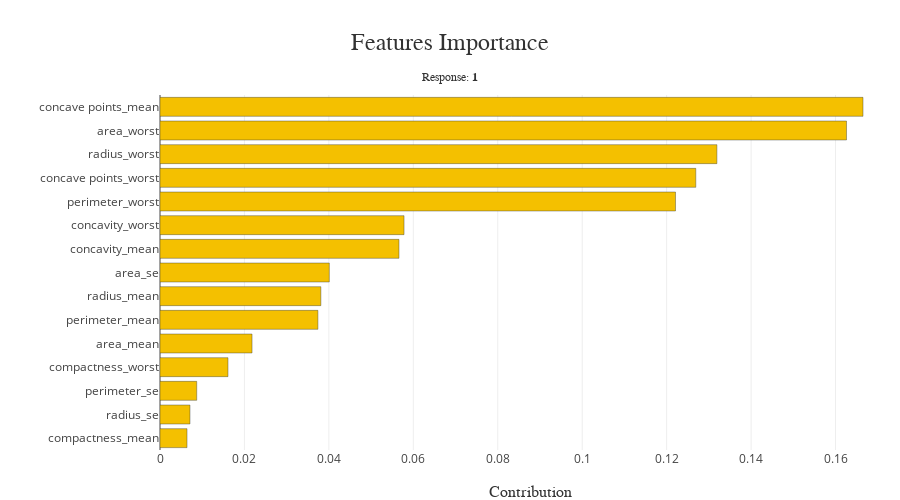

The notebook cell this image was saved under:
### Code cell
xpl.plot.features_importance()

### Figure 1 — Plotly figure (JSON) as saved in the notebook; plotly's stock layout.template omitted (floating-point values rounded to 4 significant figures)
{"data": [{"marker": {"color": ["rgba(244, 192, 0, 1.0)", "rgba(244, 192, 0, 1.0)", "rgba(244, 192, 0, 1.0)", "rgba(244, 192, 0, 1.0)", "rgba(244, 192, 0, 1.0)", "rgba(244, 192, 0, 1.0)", "rgba(244, 192, 0, 1.0)", "rgba(244, 192, 0, 1.0)", "rgba(244, 192, 0, 1.0)", "rgba(244, 192, 0, 1.0)", "rgba(244, 192, 0, 1.0)", "rgba(244, 192, 0, 1.0)", "rgba(244, 192, 0, 1.0)", "rgba(244, 192, 0, 1.0)", "rgba(244, 192, 0, 1.0)"], "line": {"color": "rgba(52, 55, 54, 0.8)", "width": 0.5}}, "name": "Global", "orientation": "h", "type": "bar", "x": [0.0064, 0.0071, 0.0087, 0.0161, 0.0218, 0.0374, 0.0381, 0.0401, 0.0566, 0.0578, 0.1221, 0.1269, 0.1319, 0.1626, 0.1665], "y": ["compactness_mean", "radius_se", "perimeter_se", "compactness_worst", "area_mean", "perimeter_mean", "radius_mean", "area_se", "concavity_mean", "concavity_worst", "perimeter_worst", "concave points_worst", "radius_worst", "area_worst", "concave points_mean"]}], "layout": {"autosize": false, "barmode": "group", "height": 500, "hovermode": "closest", "margin": {"b": 50, "l": 160, "r": 0, "t": 95}, "title": {"font": {"color": "rgb(50, 50, 50)", "family": "Arial", "size": 24}, "text": "Features Importance<span style='font-size: 12px;'><br />Response: <b>1</b></span>", "x": 0.5, "xanchor": "center", "y": 0.9, "yanchor": "middle"}, "width": 900, "xaxis": {"automargin": true, "title": {"font": {"color": "rgb(50, 50, 50)", "family": "Arial Black", "size": 16}, "text": "Contribution"}}, "yaxis": {"automargin": true, "title": {"font": {"color": "rgb(50, 50, 50)", "family": "Arial Black", "size": 16}}}}}
